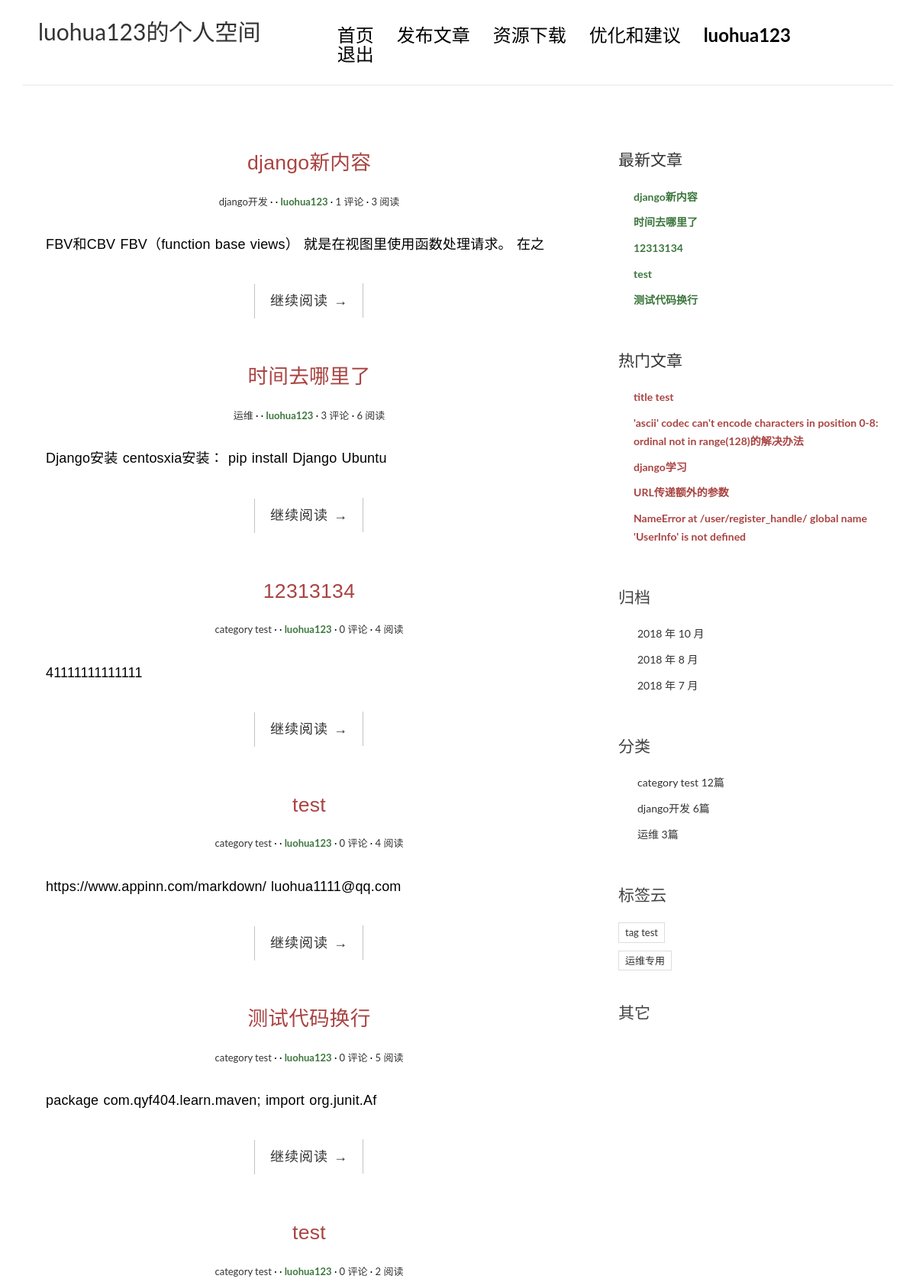
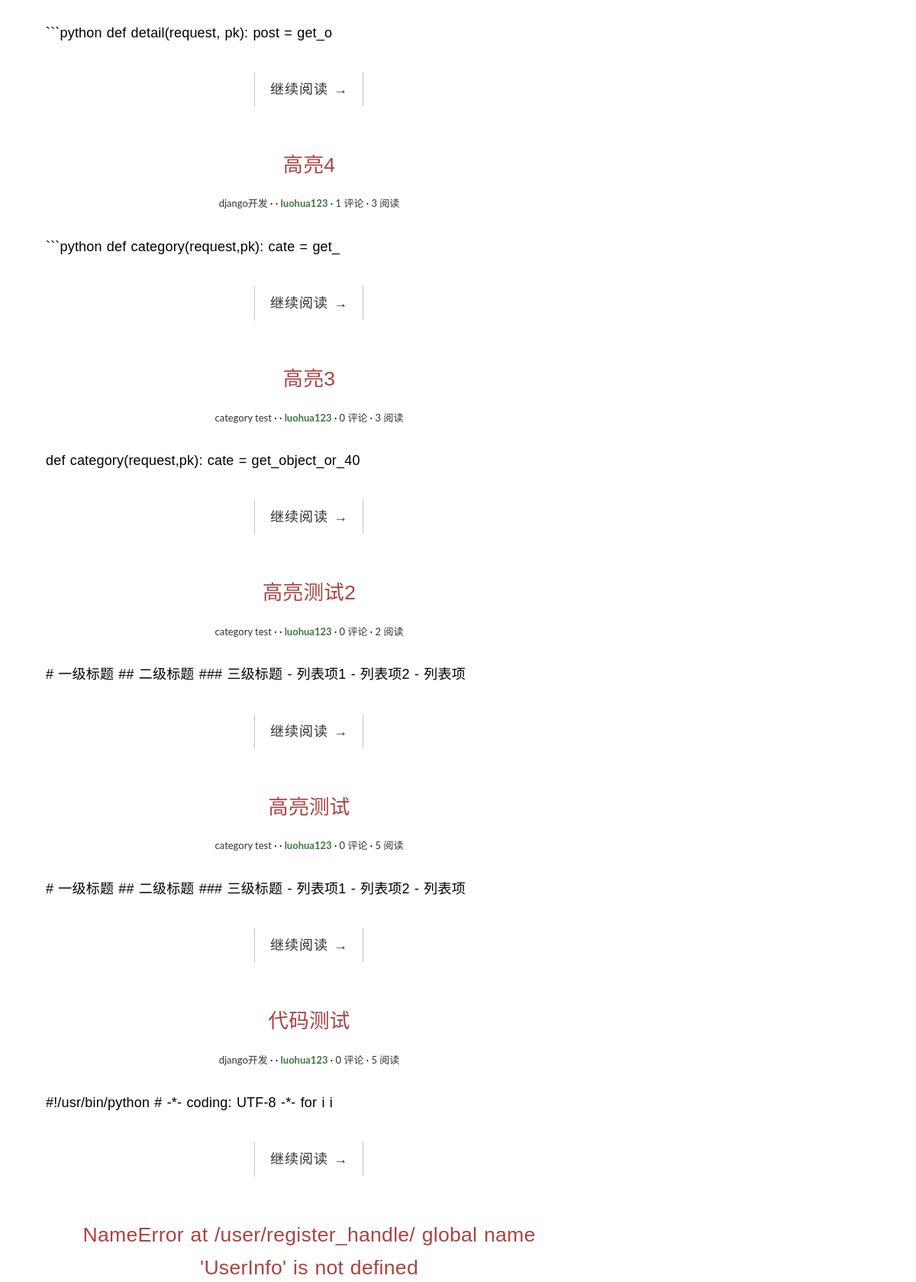
/userspace/ (signed in, upper part), run on an earlier commit of the app's database (2 pictures, top to bottom).
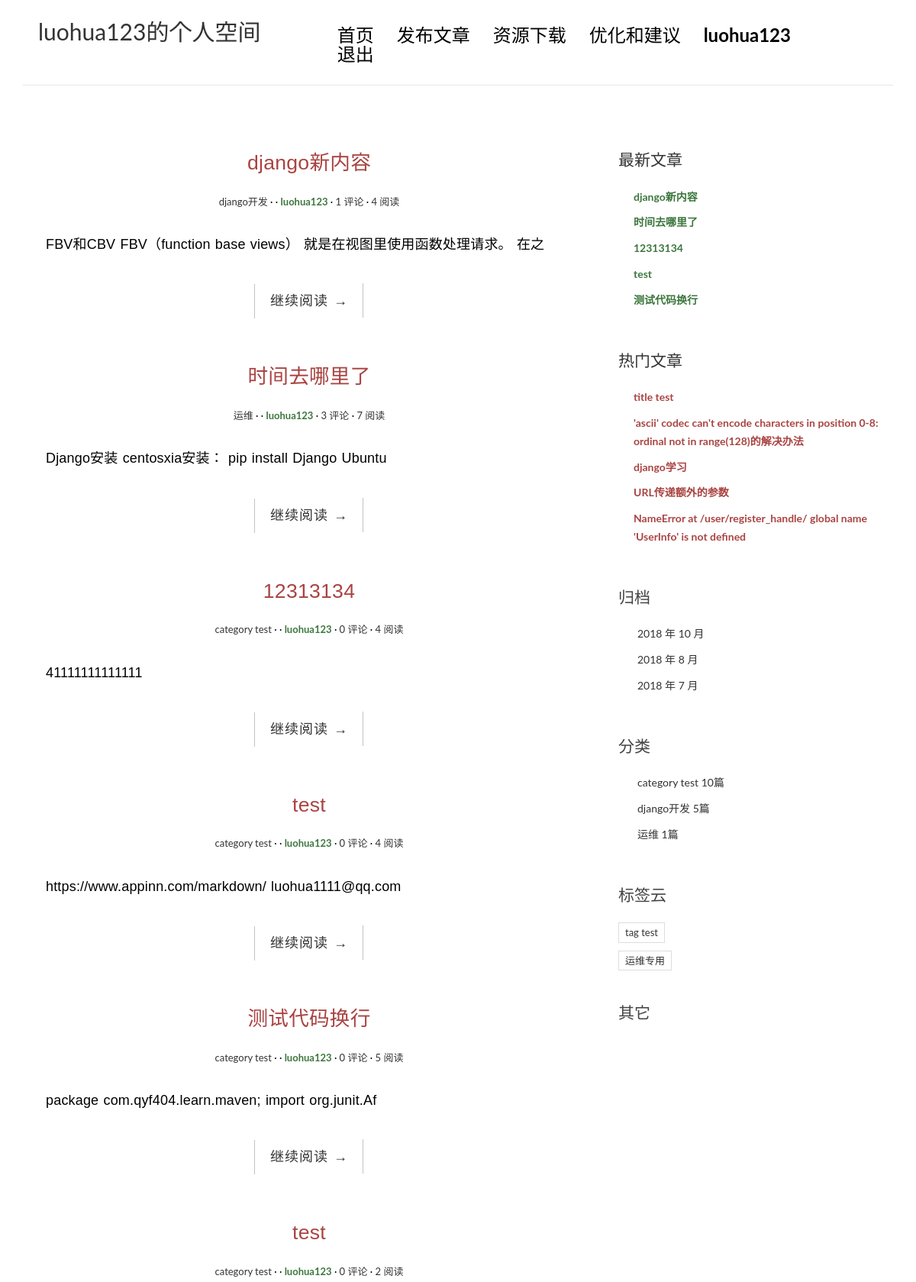
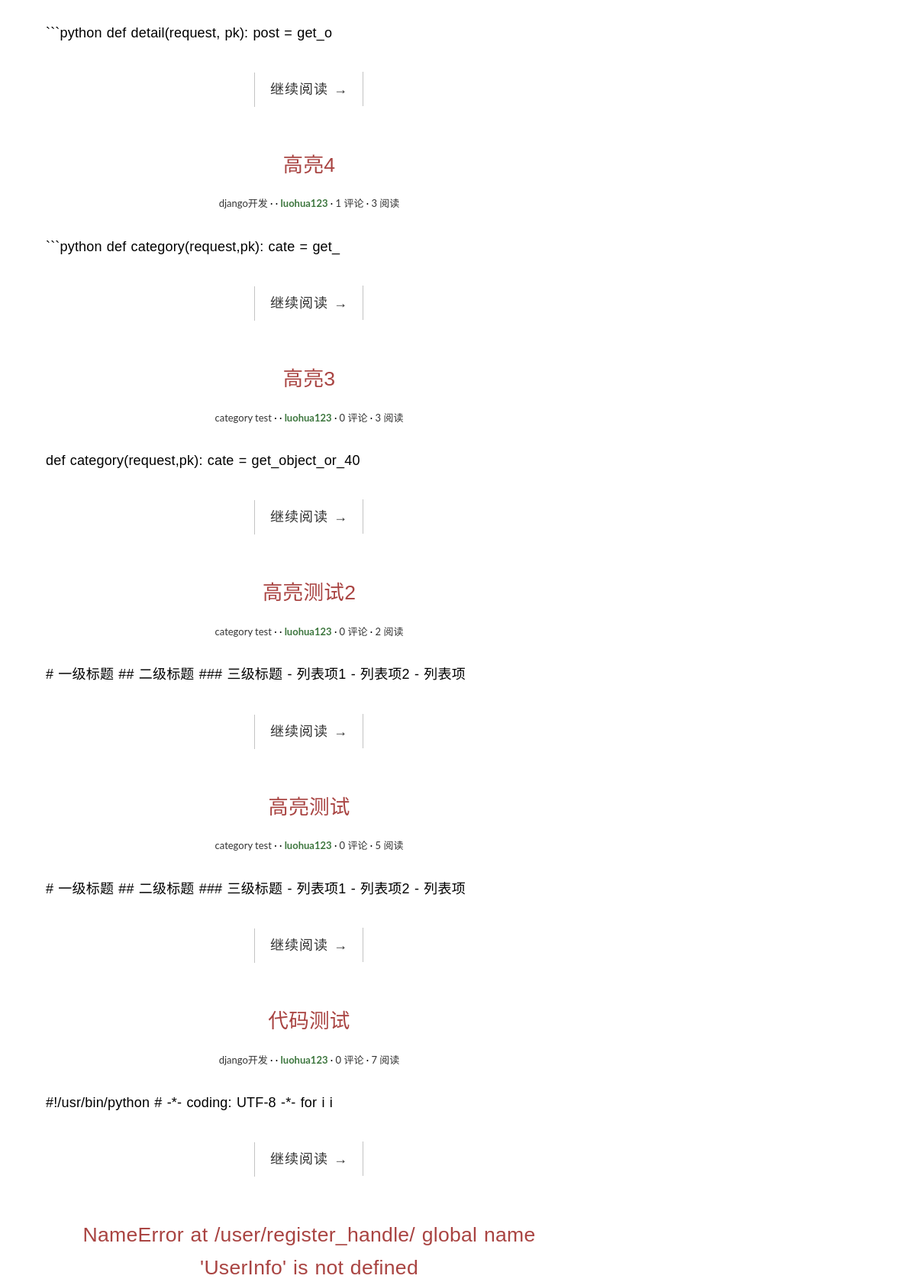
And on a later commit of the database (2 pictures, top to bottom).
### blog/models.py (models this page shows, shortened)
class Post(models.Model):
    title = models.CharField(max_length=100)
    body = models.TextField()
    create_time = models.DateTimeField()
    modify_time = models.DateTimeField()
    excerpt = models.CharField(max_length=200,blank=True)
    category = models.ForeignKey(Category)
    tags = models.ManyToManyField(Tag,blank=True)
    author = models.ForeignKey(User)
    view = models.PositiveIntegerField(default=0)
    def absolute_url(self):
        return reverse('blog:detail',kwargs={'pk':self.pk})

class Category(models.Model):
    name = models.CharField(max_length=100)

### blog/views.py (the view)
# urls.py: url(r'^userspace/$',views.user_space,name = 'user_space'),
def user_space(request):
    post_list = Post.objects.filter(author = request.user).order_by('-create_time')
    return render(request,"blog/userspace.html",{'post_list':post_list})

### blog/templatetags/blog_tags.py (called while the page is built)
@register.simple_tag
def get_recent_psots(num=5):
    return Post.objects.all().order_by('-create_time')[:num]

@register.simple_tag
def archives():
    return Post.objects.dates('create_time','month',order = 'DESC')

@register.simple_tag
def get_categorys():
    return Category.objects.annotate(num_count = Count('post')).filter(num_count__gt=0)

@register.simple_tag
def get_tag():
    return Tag.objects.annotate(num_count=Count('post')).filter(num_count__gt=0)

@register.simple_tag
def hot_article(num=5):
    return Post.objects.all().order_by('-view')[:num]

### templates/blog/userspace.html (shortened to what this page needs)
{% extends 'base.html' %}
{% block logo %}
      <div class="logo">
                    <h2><a href="#"><b>{{ user }}的个人空间</b></a></h2>
                </div>
{% endblock logo %}
{% block main %}
                    {% for post in post_list %}
                    <article class="post post-{{ post.pk }}">
                        <header class="entry-header">
                            <h1 class="entry-title">
                                <a href="{{ post.absolute_url }}" ><p class="text-danger">{{ post.title }}</p></a>
                            </h1>
                            <div class="entry-meta">
                                <span class="post-category"><a href="#">{{ post.category.name }}</a></span>
                                <span class="post-date"></span>
                                <span class="post-author"><a href="#" class="text-success"><strong>{{ post.author }}</strong></a></span>
                                <span class="comments-link"><a href="#">{{ post.comment_set.count }} 评论</a></span>
                                <span class="views-count"><a href="#">{{ post.view }} 阅读</a></span>
                            </div>
                        </header>
                        <div class="entry-content clearfix">
                            <p>{{ post.body|truncatechars:54 }}</p>
                            <div class="read-more cl-effect-14">
                                <a href="{{ post.absolute_url }}" class="more-link">继续阅读 <span class="meta-nav">→</span></a>
                            </div>
                        </div>
                    </article>
                    {% empty %}
                        <div class="no-post">您还未发表任何文章</div>
                {% endfor %}
{% endblock %}

### templates/base.html (shortened to what the changed rows need)
{% load staticfiles %}
{% load blog_tags %}
<!DOCTYPE html>
<html>
<head>
    {% block css %}
    <link rel="stylesheet" href={% static "blog/css/bootstrap.min.css" %}>
    <link rel="stylesheet" href="http://code.ionicframework.com/ionicons/2.0.1/css/ionicons.min.css">
    <link rel="stylesheet" href={% static "blog/css/pace.css" %}>
    <link rel="stylesheet" href={% static "blog/css/custom.css" %}>
    <link rel="stylesheet" href={% static "blog/css/highlights/github.css" %}>
{% endblock css %}
</head>
<body>
<div class="container">
    <header id="site-header">
        <div class="row">
            <div class="col-md-4 col-sm-5 col-xs-8">
                {% block logo %}{% endblock logo %}
            </div>
        </div>
    </header>
</div>
<div class="content-body">
    <div class="container">
        <div class="row">
            <main class="col-md-8">
               {% block main %}
               {% endblock main %}
            </main>
            <aside class="col-md-4">
            <div class="widget widget-recent-posts">
                    {% get_recent_psots as recent_post_list %}
                    <ul>
                        {% for post in recent_post_list %}
                        <li>
                            <a href="{{ post.absolute_url }}" class="text-success"><strong>{{ post.title }}</strong></a>
                        </li>
                    {% empty %}
                            暂无文章
                        {% endfor %}
                    </ul>
                </div>
                        {% hot_article as hot_list %}
                    {% archives as date_list %}
                <div class="widget widget-category">
                    {% get_categorys as cate_list %}
                    <ul>
                        {% for cate in cate_list %}
                        <li>
                            <a href="{% url 'blog:category' cate.pk %}">{{ cate.name }} <span class="post-count">{{ cate.num_count}}篇</span></a>
                        </li>
                        {% empty %}
                            暂无分类
                        {% endfor %}
                    </ul>
                </div>
                    {% get_tag as tag_list %}
            </aside>
        </div>
    </div>
</div>
</body>
</html>

What changed in the data, as far as the page shows it:
changed Post "django新内容": view "3" → "4"
changed Post "时间去哪里了": view "6" → "7"
changed Post "代码测试": view "5" → "7"
computed for Category "category test": num_count "12" → "10"
computed for Category "django开发": num_count "6" → "5"
computed for Category "运维": num_count "3" → "1"
